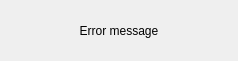
<?xml version="1.0" encoding="UTF-8"?>
<ui version="4.0">
 <class>Form</class>
 <widget class="QWidget" name="Form">
  <property name="geometry">
   <rect>
    <x>0</x>
    <y>0</y>
    <width>238</width>
    <height>61</height>
   </rect>
  </property>
  <property name="windowTitle">
   <string>Error</string>
  </property>
  <layout class="QGridLayout" name="gridLayout">
   <item row="0" column="0">
    <layout class="QVBoxLayout" name="verticalLayout">
     <item>
      <widget class="QLabel" name="message_text">
       <property name="text">
        <string>Error message</string>
       </property>
       <property name="alignment">
        <set>Qt::AlignCenter</set>
       </property>
      </widget>
     </item>
    </layout>
   </item>
  </layout>
 </widget>
 <resources/>
 <connections/>
</ui>
